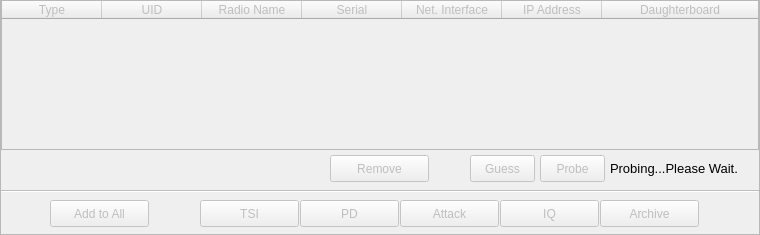
      <widget class="QFrame" name="frame1_14">
       <property name="geometry">
        <rect>
         <x>300</x>
         <y>25</y>
         <width>760</width>
         <height>235</height>
        </rect>
       </property>
       <property name="frameShape">
        <enum>QFrame::StyledPanel</enum>
       </property>
       <property name="frameShadow">
        <enum>QFrame::Raised</enum>
       </property>
       <widget class="QPushButton" name="pushButton_archive_5">
        <property name="enabled">
         <bool>false</bool>
        </property>
        <property name="geometry">
         <rect>
          <x>600</x>
          <y>200</y>
          <width>99</width>
          <height>27</height>
         </rect>
        </property>
        <property name="text">
         <string>Archive</string>
        </property>
       </widget>
       <widget class="QTableWidget" name="tableWidget_scan_results_5">
        <property name="enabled">
         <bool>false</bool>
        </property>
        <property name="geometry">
         <rect>
          <x>1</x>
          <y>0</y>
          <width>758</width>
          <height>150</height>
         </rect>
        </property>
        <property name="selectionMode">
         <enum>QAbstractItemView::SingleSelection</enum>
        </property>
        <property name="selectionBehavior">
         <enum>QAbstractItemView::SelectItems</enum>
        </property>
        <attribute name="horizontalHeaderStretchLastSection">
         <bool>true</bool>
        </attribute>
        <attribute name="verticalHeaderVisible">
         <bool>false</bool>
        </attribute>
        <column>
         <property name="text">
          <string>Type</string>
         </property>
        </column>
        <column>
         <property name="text">
          <string>UID</string>
         </property>
        </column>
        <column>
         <property name="text">
          <string>Radio Name</string>
         </property>
        </column>
        <column>
         <property name="text">
          <string>Serial</string>
         </property>
        </column>
        <column>
         <property name="text">
          <string>Net. Interface</string>
         </property>
        </column>
        <column>
         <property name="text">
          <string>IP Address</string>
         </property>
        </column>
        <column>
         <property name="text">
          <string>Daughterboard</string>
         </property>
        </column>
       </widget>
       <widget class="QPushButton" name="pushButton_tsi_5">
        <property name="enabled">
         <bool>false</bool>
        </property>
        <property name="geometry">
         <rect>
          <x>200</x>
          <y>200</y>
          <width>99</width>
          <height>27</height>
         </rect>
        </property>
        <property name="text">
         <string>TSI</string>
        </property>
       </widget>
       <widget class="QPushButton" name="pushButton_scan_results_remove_5">
        <property name="enabled">
         <bool>false</bool>
        </property>
        <property name="geometry">
         <rect>
          <x>330</x>
          <y>155</y>
          <width>99</width>
          <height>27</height>
         </rect>
        </property>
        <property name="text">
         <string>Remove</string>
        </property>
       </widget>
       <widget class="QLabel" name="label2_scan_results_probe_5">
        <property name="geometry">
         <rect>
          <x>610</x>
          <y>155</y>
          <width>145</width>
          <height>27</height>
         </rect>
        </property>
        <property name="font">
         <font>
          <pointsize>10</pointsize>
         </font>
        </property>
        <property name="text">
         <string>Probing...Please Wait.</string>
        </property>
        <property name="alignment">
         <set>Qt::AlignLeading|Qt::AlignLeft|Qt::AlignVCenter</set>
        </property>
       </widget>
       <widget class="QPushButton" name="pushButton_add_to_all_5">
        <property name="enabled">
         <bool>false</bool>
        </property>
        <property name="geometry">
         <rect>
          <x>50</x>
          <y>200</y>
          <width>99</width>
          <height>27</height>
         </rect>
        </property>
        <property name="text">
         <string>Add to All</string>
        </property>
       </widget>
       <widget class="QPushButton" name="pushButton_attack_5">
        <property name="enabled">
         <bool>false</bool>
        </property>
        <property name="geometry">
         <rect>
          <x>400</x>
          <y>200</y>
          <width>99</width>
          <height>27</height>
         </rect>
        </property>
        <property name="text">
         <string>Attack</string>
        </property>
       </widget>
       <widget class="QPushButton" name="pushButton_iq_5">
        <property name="enabled">
         <bool>false</bool>
        </property>
        <property name="geometry">
         <rect>
          <x>500</x>
          <y>200</y>
          <width>99</width>
          <height>27</height>
         </rect>
        </property>
        <property name="text">
         <string>IQ</string>
        </property>
       </widget>
       <widget class="QPushButton" name="pushButton_pd_5">
        <property name="enabled">
         <bool>false</bool>
        </property>
        <property name="geometry">
         <rect>
          <x>300</x>
          <y>200</y>
          <width>99</width>
          <height>27</height>
         </rect>
        </property>
        <property name="text">
         <string>PD</string>
        </property>
       </widget>
       <widget class="Line" name="line3_scan_results_5">
        <property name="enabled">
         <bool>false</bool>
        </property>
        <property name="geometry">
         <rect>
          <x>1</x>
          <y>190</y>
          <width>758</width>
          <height>2</height>
         </rect>
        </property>
        <property name="orientation">
         <enum>Qt::Horizontal</enum>
        </property>
       </widget>
       <widget class="QPushButton" name="pushButton_scan_results_guess_5">
        <property name="enabled">
         <bool>false</bool>
        </property>
        <property name="geometry">
         <rect>
          <x>470</x>
          <y>155</y>
          <width>65</width>
          <height>27</height>
         </rect>
        </property>
        <property name="text">
         <string>Guess</string>
        </property>
       </widget>
       <widget class="QPushButton" name="pushButton_scan_results_probe_5">
        <property name="enabled">
         <bool>false</bool>
        </property>
        <property name="geometry">
         <rect>
          <x>540</x>
          <y>155</y>
          <width>65</width>
          <height>27</height>
         </rect>
        </property>
        <property name="text">
         <string>Probe</string>
        </property>
       </widget>
      </widget>
